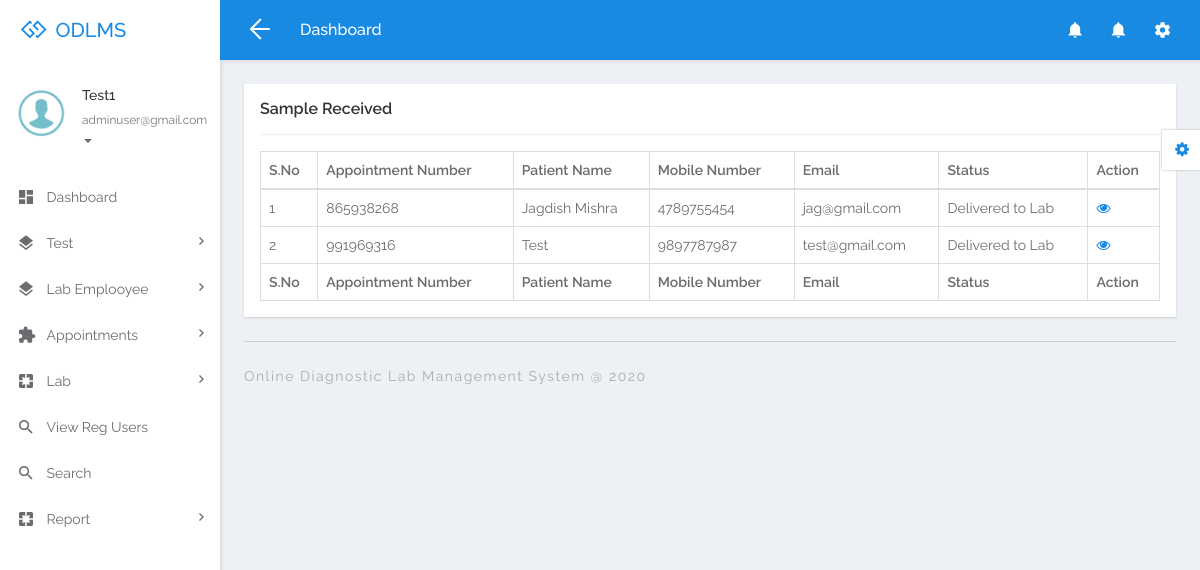
Screenshot of /odlms/admin/sample-received.php (signed in) with the database file from the repository.
### tables this page shows
CREATE TABLE `tblappointment` (
  `ID` int(10) NOT NULL,
  `UserID` int(10) NOT NULL,
  `AppointmentNumber` varchar(50) DEFAULT NULL,
  `PatientName` varchar(120) DEFAULT NULL,
  `Gender` varchar(50) DEFAULT NULL,
  `DOB` varchar(200) DEFAULT NULL,
  `MobileNumber` bigint(10) DEFAULT NULL,
  `Email` varchar(200) DEFAULT NULL,
  `AppointmentDate` varchar(200) DEFAULT NULL,
  `AppointmentTime` varchar(80) DEFAULT NULL,
  `Prescription` varchar(200) DEFAULT NULL,
  `PostDate` timestamp NULL DEFAULT current_timestamp(),
  `Status` varchar(50) DEFAULT NULL,
  `AssignTo` varchar(200) DEFAULT NULL,
  `Remark` varchar(100) DEFAULT NULL,
  `UpdationDate` timestamp NOT NULL DEFAULT current_timestamp(),
  `Report` varchar(200) DEFAULT NULL,
  `ReportUploadedDate` timestamp NULL DEFAULT NULL ON UPDATE current_timestamp()
);

### odlms/admin/sample-received.php (the view, shortened to what this page needs)
<?php
if (strlen($_SESSION['odlmsaid']==0)) {
  header('location:logout.php');
  } else{
  ?>
<!DOCTYPE html>
<html lang="en">
<head>
	<link rel="stylesheet" href="libs/bower/font-awesome/css/font-awesome.min.css">
	<link rel="stylesheet" href="libs/bower/material-design-iconic-font/dist/css/material-design-iconic-font.css">
	<link rel="stylesheet" href="libs/bower/animate.css/animate.min.css">
	<link rel="stylesheet" href="libs/bower/fullcalendar/dist/fullcalendar.min.css">
	<link rel="stylesheet" href="libs/bower/perfect-scrollbar/css/perfect-scrollbar.css">
	<link rel="stylesheet" href="assets/css/bootstrap.css">
	<link rel="stylesheet" href="assets/css/core.css">
	<link rel="stylesheet" href="assets/css/app.css">
</head>
<body class="menubar-left menubar-unfold menubar-light theme-primary">
<?php include_once('includes/header.php');?>
<?php include_once('includes/sidebar.php');?>
<main id="app-main" class="app-main">
  <div class="wrap">
	<section class="app-content">
		<div class="row">
			<div class="col-md-12">
				<div class="widget">
					<header class="widget-header">
						<h4 class="widget-title">Sample Received</h4>
					</header>
					<hr class="widget-separator">
					<div class="widget-body">
						<div class="table-responsive">
							<table class="table table-bordered table-hover js-basic-example dataTable table-custom">
								<thead>
									<tr>
										<th>S.No</th>
										<th>Appointment Number</th>
										<th>Patient Name</th>
										<th>Mobile Number</th>
										<th>Email</th>
										<th>Status</th>
										<th>Action</th>
									</tr>
								</thead>
								<tbody>
                  <?php
$sql="SELECT * from  tblappointment where Status='Delivered to Lab'";
$query = $dbh -> prepare($sql);
$query->execute();
$results=$query->fetchAll(PDO::FETCH_OBJ);
$cnt=1;
if($query->rowCount() > 0)
{
foreach($results as $row)
{               ?>
									<tr>
										<td><?php echo htmlentities($cnt);?></td>
										<td><?php  echo htmlentities($row->AppointmentNumber);?></td>
										<td><?php  echo htmlentities($row->PatientName);?></td>
										<td><?php  echo htmlentities($row->MobileNumber);?></td>
										<td><?php  echo htmlentities($row->Email);?></td>
                                       <td><?php  echo htmlentities($row->Status);?></td>
										<td><a href="view-samplereceived-detail.php?editid=<?php echo htmlentities ($row->ID);?>&&aptid=<?php echo htmlentities ($row->AppointmentNumber);?>"><i class="fa fa-eye" aria-hidden="true"></i></a></td>
									</tr>
								 <?php $cnt=$cnt+1;}} ?>
								</tbody>
                  <tfoot>
                  <tr>
                  <th>S.No</th>
										<th>Appointment Number</th>
										<th>Patient Name</th>
										<th>Mobile Number</th>
										<th>Email</th>
										<th>Status</th>
										<th>Action</th>
                  </tr>
                </tfoot>
							</table>
						</div>
					</div>
				</div>
			</div>
		</div>
	</section>
</div>
  <?php include_once('includes/footer.php');?>
</main>
<?php include_once('includes/customizer.php');?>
</body>
</html>
<?php }  ?>

### odlms/admin/includes/sidebar.php (shortened to what this page needs)
<aside id="menubar" class="menubar light">
  <div class="app-user">
    <div class="media">
      <div class="media-left">
        <div class="avatar avatar-md avatar-circle">
          <a href="javascript:void(0)"><img class="img-responsive" src="assets/images/images.png" alt="avatar"/></a>
        </div>
      </div>
      <div class="media-body">
        <div class="foldable">
          <?php
$aid=$_SESSION['odlmsaid'];
$sql="SELECT AdminName,Email from  tbladmin where ID=:aid";
$query = $dbh -> prepare($sql);
$query->bindParam(':aid',$aid,PDO::PARAM_STR);
$query->execute();
$results=$query->fetchAll(PDO::FETCH_OBJ);
$cnt=1;
if($query->rowCount() > 0)
{
foreach($results as $row)
{               ?>
          <h5><a href="javascript:void(0)" class="username"><?php  echo $row->AdminName;?></a></h5><?php $cnt=$cnt+1;}} ?>
          <ul>
            <li class="dropdown">
              <a href="javascript:void(0)" class="dropdown-toggle usertitle" data-toggle="dropdown" aria-haspopup="true" aria-expanded="false">
                <small><?php  echo $row->Email;?></small>
                <span class="caret"></span>
              </a>
            </li>
          </ul>
        </div>
      </div>
    </div>
  </div>
  <div class="menubar-scroll">
    <div class="menubar-scroll-inner">
      <ul class="app-menu">
        <li class="has-submenu">
          <a href="dashboard.php">
            <i class="menu-icon zmdi zmdi-view-dashboard zmdi-hc-lg"></i>
            <span class="menu-text">Dashboard</span>
          </a>
        </li>
        <li class="has-submenu">
          <a href="javascript:void(0)" class="submenu-toggle">
            <i class="menu-icon zmdi zmdi-layers zmdi-hc-lg"></i>
            <span class="menu-text">Test</span>
            <i class="menu-caret zmdi zmdi-hc-sm zmdi-chevron-right"></i>
          </a>
        </li>
        <li class="has-submenu">
          <a href="javascript:void(0)" class="submenu-toggle">
            <i class="menu-icon zmdi zmdi-layers zmdi-hc-lg"></i>
            <span class="menu-text">Lab Emplooyee</span>
            <i class="menu-caret zmdi zmdi-hc-sm zmdi-chevron-right"></i>
          </a>
        </li>
        <li class="has-submenu">
          <a href="javascript:void(0)" class="submenu-toggle">
            <i class="menu-icon zmdi zmdi-puzzle-piece zmdi-hc-lg"></i>
            <span class="menu-text">Appointments</span>
            <i class="menu-caret zmdi zmdi-hc-sm zmdi-chevron-right"></i>
          </a>
        </li>
        <li class="has-submenu">
          <a href="javascript:void(0)" class="submenu-toggle">
            <i class="menu-icon zmdi zmdi-pages zmdi-hc-lg"></i>
            <span class="menu-text">Lab</span>
            <i class="menu-caret zmdi zmdi-hc-sm zmdi-chevron-right"></i>
          </a>
        </li>
<li>
          <a href="view-regusers.php">
            <i class="menu-icon zmdi zmdi-search zmdi-hc-lg"></i>
            <span class="menu-text">View Reg Users</span>
          </a>
        </li>
        <li>
          <a href="search.php">
            <i class="menu-icon zmdi zmdi-search zmdi-hc-lg"></i>
            <span class="menu-text">Search</span>
          </a>
        </li>
<li class="has-submenu">
          <a href="javascript:void(0)" class="submenu-toggle">
            <i class="menu-icon zmdi zmdi-pages zmdi-hc-lg"></i>
            <span class="menu-text">Report</span>
            <i class="menu-caret zmdi zmdi-hc-sm zmdi-chevron-right"></i>
          </a>
        </li>
      </ul>
    </div>
  </div>
</aside>

### rows the page displays
tblappointment: AppointmentNumber "865938268", PatientName "Jagdish Mishra", MobileNumber "4789755454", Email "jag@gmail.com", Status "Delivered to Lab"
tblappointment: AppointmentNumber "991969316", PatientName "Test", MobileNumber "9897787987", Email "test@gmail.com", Status "Delivered to Lab"

### other values shown
$row->AdminName "Test1"
$row->Email "adminuser@gmail.com"
